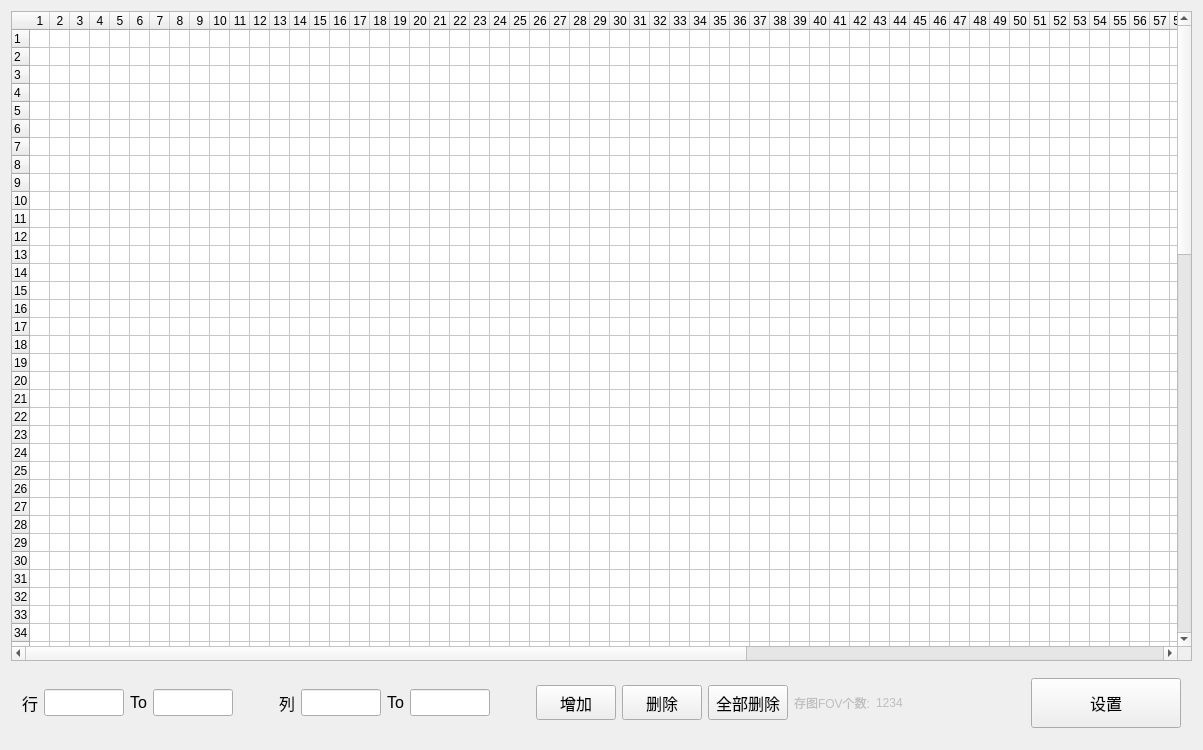
<?xml version="1.0" encoding="UTF-8"?>
<ui version="4.0">
 <class>ImagerFovWidgetClass</class>
 <widget class="QMainWindow" name="ImagerFovWidgetClass">
  <property name="geometry">
   <rect>
    <x>0</x>
    <y>0</y>
    <width>1203</width>
    <height>750</height>
   </rect>
  </property>
  <property name="windowTitle">
   <string>FOV设置</string>
  </property>
  <widget class="QWidget" name="centralWidget">
   <layout class="QVBoxLayout" name="verticalLayout" stretch="12,1">
    <item>
     <widget class="QTableWidget" name="tableWidgetFov">
      <property name="styleSheet">
       <string notr="true">selection-background-color: rgb(0, 170, 255);</string>
      </property>
      <property name="editTriggers">
       <set>QAbstractItemView::NoEditTriggers</set>
      </property>
      <property name="rowCount">
       <number>90</number>
      </property>
      <property name="columnCount">
       <number>90</number>
      </property>
      <attribute name="horizontalHeaderMinimumSectionSize">
       <number>20</number>
      </attribute>
      <attribute name="horizontalHeaderDefaultSectionSize">
       <number>20</number>
      </attribute>
      <attribute name="verticalHeaderMinimumSectionSize">
       <number>17</number>
      </attribute>
      <attribute name="verticalHeaderDefaultSectionSize">
       <number>18</number>
      </attribute>
      <row/>
      <row/>
      <row/>
      <row/>
      <row/>
      <row/>
      <row/>
      <row/>
      <row/>
      <row/>
      <row/>
      <row/>
      <row/>
      <row/>
      <row/>
      <row/>
      <row/>
      <row/>
      <row/>
      <row/>
      <row/>
      <row/>
      <row/>
      <row/>
      <row/>
      <row/>
      <row/>
      <row/>
      <row/>
      <row/>
      <row/>
      <row/>
      <row/>
      <row/>
      <row/>
      <row/>
      <row/>
      <row/>
      <row/>
      <row/>
      <row/>
      <row/>
      <row/>
      <row/>
      <row/>
      <row/>
      <row/>
      <row/>
      <row/>
      <row/>
      <row/>
      <row/>
      <row/>
      <row/>
      <row/>
      <row/>
      <row/>
      <row/>
      <row/>
      <row/>
      <row/>
      <row/>
      <row/>
      <row/>
      <row/>
      <row/>
      <row/>
      <row/>
      <row/>
      <row/>
      <row/>
      <row/>
      <row/>
      <row/>
      <row/>
      <row/>
      <row/>
      <row/>
      <row/>
      <row/>
      <row/>
      <row/>
      <row/>
      <row/>
      <row/>
      <row/>
      <row/>
      <row/>
      <row/>
      <row/>
      <column/>
      <column/>
      <column/>
      <column/>
      <column/>
      <column/>
      <column/>
      <column/>
      <column/>
      <column/>
      <column/>
      <column/>
      <column/>
      <column/>
      <column/>
      <column/>
      <column/>
      <column/>
      <column/>
      <column/>
      <column/>
      <column/>
      <column/>
      <column/>
      <column/>
      <column/>
      <column/>
      <column/>
      <column/>
      <column/>
      <column/>
      <column/>
      <column/>
      <column/>
      <column/>
      <column/>
      <column/>
      <column/>
      <column/>
      <column/>
      <column/>
      <column/>
      <column/>
      <column/>
      <column/>
      <column/>
      <column/>
      <column/>
      <column/>
      <column/>
      <column/>
      <column/>
      <column/>
      <column/>
      <column/>
      <column/>
      <column/>
      <column/>
      <column/>
      <column/>
      <column/>
      <column/>
      <column/>
      <column/>
      <column/>
      <column/>
      <column/>
      <column/>
      <column/>
      <column/>
      <column/>
      <column/>
      <column/>
      <column/>
      <column/>
      <column/>
      <column/>
      <column/>
      <column/>
      <column/>
      <column/>
      <column/>
      <column/>
      <column/>
      <column/>
      <column/>
      <column/>
      <column/>
      <column/>
      <column/>
      <item row="0" column="0">
       <property name="text">
        <string/>
       </property>
      </item>
     </widget>
    </item>
    <item>
     <widget class="QFrame" name="LayoutButtons">
      <property name="font">
       <font>
        <pointsize>12</pointsize>
       </font>
      </property>
      <layout class="QHBoxLayout" name="horizontalLayout">
       <item>
        <layout class="QHBoxLayout" name="LayoutOperate">
         <item>
          <widget class="QLabel" name="label">
           <property name="sizePolicy">
            <sizepolicy hsizetype="Fixed" vsizetype="Fixed">
             <horstretch>0</horstretch>
             <verstretch>0</verstretch>
            </sizepolicy>
           </property>
           <property name="text">
            <string>行</string>
           </property>
          </widget>
         </item>
         <item>
          <widget class="QLineEdit" name="lineStartRow">
           <property name="sizePolicy">
            <sizepolicy hsizetype="Fixed" vsizetype="Fixed">
             <horstretch>0</horstretch>
             <verstretch>0</verstretch>
            </sizepolicy>
           </property>
           <property name="maximumSize">
            <size>
             <width>80</width>
             <height>16777215</height>
            </size>
           </property>
           <property name="alignment">
            <set>Qt::AlignCenter</set>
           </property>
          </widget>
         </item>
         <item>
          <widget class="QLabel" name="label_3">
           <property name="sizePolicy">
            <sizepolicy hsizetype="Fixed" vsizetype="Fixed">
             <horstretch>0</horstretch>
             <verstretch>0</verstretch>
            </sizepolicy>
           </property>
           <property name="text">
            <string>To</string>
           </property>
          </widget>
         </item>
         <item>
          <widget class="QLineEdit" name="lineEndRow">
           <property name="sizePolicy">
            <sizepolicy hsizetype="Fixed" vsizetype="Fixed">
             <horstretch>0</horstretch>
             <verstretch>0</verstretch>
            </sizepolicy>
           </property>
           <property name="maximumSize">
            <size>
             <width>80</width>
             <height>16777215</height>
            </size>
           </property>
           <property name="alignment">
            <set>Qt::AlignCenter</set>
           </property>
          </widget>
         </item>
         <item>
          <spacer name="horizontalSpacer_2">
           <property name="orientation">
            <enum>Qt::Horizontal</enum>
           </property>
           <property name="sizeType">
            <enum>QSizePolicy::Preferred</enum>
           </property>
           <property name="sizeHint" stdset="0">
            <size>
             <width>40</width>
             <height>20</height>
            </size>
           </property>
          </spacer>
         </item>
         <item>
          <widget class="QLabel" name="label_4">
           <property name="sizePolicy">
            <sizepolicy hsizetype="Fixed" vsizetype="Fixed">
             <horstretch>0</horstretch>
             <verstretch>0</verstretch>
            </sizepolicy>
           </property>
           <property name="text">
            <string>列</string>
           </property>
          </widget>
         </item>
         <item>
          <widget class="QLineEdit" name="lineStartCol">
           <property name="sizePolicy">
            <sizepolicy hsizetype="Fixed" vsizetype="Fixed">
             <horstretch>0</horstretch>
             <verstretch>0</verstretch>
            </sizepolicy>
           </property>
           <property name="maximumSize">
            <size>
             <width>80</width>
             <height>16777215</height>
            </size>
           </property>
           <property name="alignment">
            <set>Qt::AlignCenter</set>
           </property>
          </widget>
         </item>
         <item>
          <widget class="QLabel" name="label_2">
           <property name="sizePolicy">
            <sizepolicy hsizetype="Fixed" vsizetype="Fixed">
             <horstretch>0</horstretch>
             <verstretch>0</verstretch>
            </sizepolicy>
           </property>
           <property name="text">
            <string>To</string>
           </property>
          </widget>
         </item>
         <item>
          <widget class="QLineEdit" name="lineEndCol">
           <property name="sizePolicy">
            <sizepolicy hsizetype="Fixed" vsizetype="Fixed">
             <horstretch>0</horstretch>
             <verstretch>0</verstretch>
            </sizepolicy>
           </property>
           <property name="maximumSize">
            <size>
             <width>80</width>
             <height>16777215</height>
            </size>
           </property>
           <property name="alignment">
            <set>Qt::AlignCenter</set>
           </property>
          </widget>
         </item>
         <item>
          <spacer name="horizontalSpacer_3">
           <property name="orientation">
            <enum>Qt::Horizontal</enum>
           </property>
           <property name="sizeType">
            <enum>QSizePolicy::Preferred</enum>
           </property>
           <property name="sizeHint" stdset="0">
            <size>
             <width>40</width>
             <height>20</height>
            </size>
           </property>
          </spacer>
         </item>
         <item>
          <widget class="QPushButton" name="ButtonAdd">
           <property name="sizePolicy">
            <sizepolicy hsizetype="Minimum" vsizetype="Fixed">
             <horstretch>0</horstretch>
             <verstretch>0</verstretch>
            </sizepolicy>
           </property>
           <property name="minimumSize">
            <size>
             <width>0</width>
             <height>35</height>
            </size>
           </property>
           <property name="text">
            <string>增加</string>
           </property>
          </widget>
         </item>
         <item>
          <widget class="QPushButton" name="ButtonDel">
           <property name="sizePolicy">
            <sizepolicy hsizetype="Minimum" vsizetype="Fixed">
             <horstretch>0</horstretch>
             <verstretch>0</verstretch>
            </sizepolicy>
           </property>
           <property name="minimumSize">
            <size>
             <width>0</width>
             <height>35</height>
            </size>
           </property>
           <property name="text">
            <string>删除</string>
           </property>
          </widget>
         </item>
         <item>
          <widget class="QPushButton" name="ButtonDelAll">
           <property name="sizePolicy">
            <sizepolicy hsizetype="Minimum" vsizetype="Fixed">
             <horstretch>0</horstretch>
             <verstretch>0</verstretch>
            </sizepolicy>
           </property>
           <property name="minimumSize">
            <size>
             <width>0</width>
             <height>35</height>
            </size>
           </property>
           <property name="text">
            <string>全部删除</string>
           </property>
          </widget>
         </item>
         <item>
          <widget class="QLabel" name="label_5">
           <property name="enabled">
            <bool>false</bool>
           </property>
           <property name="font">
            <font>
             <pointsize>9</pointsize>
            </font>
           </property>
           <property name="text">
            <string>存图FOV个数:</string>
           </property>
           <property name="alignment">
            <set>Qt::AlignLeading|Qt::AlignLeft|Qt::AlignVCenter</set>
           </property>
          </widget>
         </item>
         <item>
          <widget class="QLabel" name="labelFovCount">
           <property name="enabled">
            <bool>false</bool>
           </property>
           <property name="font">
            <font>
             <pointsize>9</pointsize>
            </font>
           </property>
           <property name="text">
            <string>1234</string>
           </property>
          </widget>
         </item>
        </layout>
       </item>
       <item>
        <spacer name="horizontalSpacer">
         <property name="orientation">
          <enum>Qt::Horizontal</enum>
         </property>
         <property name="sizeHint" stdset="0">
          <size>
           <width>40</width>
           <height>20</height>
          </size>
         </property>
        </spacer>
       </item>
       <item>
        <widget class="QPushButton" name="ButtonSave">
         <property name="sizePolicy">
          <sizepolicy hsizetype="Fixed" vsizetype="Fixed">
           <horstretch>0</horstretch>
           <verstretch>0</verstretch>
          </sizepolicy>
         </property>
         <property name="minimumSize">
          <size>
           <width>150</width>
           <height>50</height>
          </size>
         </property>
         <property name="text">
          <string>设置</string>
         </property>
        </widget>
       </item>
      </layout>
     </widget>
    </item>
   </layout>
  </widget>
 </widget>
 <layoutdefault spacing="6" margin="11"/>
 <resources/>
 <connections/>
</ui>
